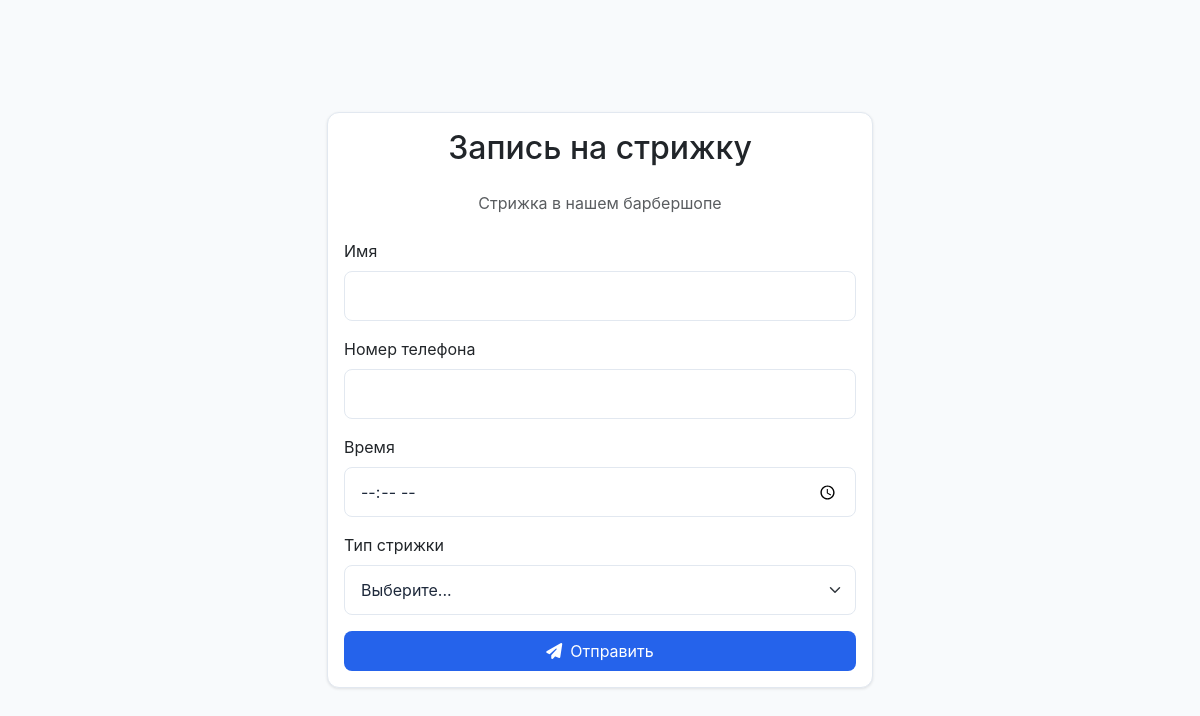
/forms/458b1595, run on the app's committed database.
### app.py (models this page shows)
class Form(db.Model):
    id = db.Column(db.Integer, primary_key=True)
    user_id = db.Column(db.Integer, db.ForeignKey('user.id'), nullable=False)
    name = db.Column(db.String(100), nullable=False)
    description = db.Column(db.Text)
    slug = db.Column(db.String(100), unique=True, nullable=False)
    created_at = db.Column(db.DateTime, default=datetime.utcnow)
    is_active = db.Column(db.Boolean, default=True)
    fields = db.relationship('FormField', backref='form', lazy=True, cascade='all, delete-orphan')
    submissions = db.relationship('FormSubmission', backref='form', lazy=True, cascade='all, delete-orphan')

class FormField(db.Model):
    id = db.Column(db.Integer, primary_key=True)
    form_id = db.Column(db.Integer, db.ForeignKey('form.id'), nullable=False)
    name = db.Column(db.String(100), nullable=False)
    field_type = db.Column(db.String(20), nullable=False)  # text, email, tel, date, time, select
    required = db.Column(db.Boolean, default=False)
    order = db.Column(db.Integer, default=0)
    options = db.Column(db.Text)  # Для select, хранит опции в формате JSON
    placeholder = db.Column(db.String(200))

### app.py (the view)
@app.route('/forms/<slug>')
def public_form(slug):
    form = Form.query.filter_by(slug=slug).first_or_404()
    if not form.is_active:
        abort(404)
    return render_template('forms/public_form.html', form=form)

### templates/forms/public_form.html (shortened to what this page needs)
{% extends "base.html" %}
{% block auth_content %}
<div class="min-vh-100 d-flex align-items-center justify-content-center py-5"
     style="background-color: var(--bg-main);">
    <div class="container">
        <div class="row justify-content-center">
            <div class="col-md-8 col-lg-6">
                <div class="card">
                    <div class="card-body">
                        <h2 class="text-center mb-4">{{ form.name }}</h2>
                        {% if form.description %}
                        <p class="text-muted text-center mb-4">{{ form.description }}</p>
                        {% endif %}
                        <form method="POST" action="{{ url_for('submit_form', slug=form.slug) }}">
                            {% for field in form.fields %}
                            <div class="mb-3">
                                <label class="form-label">
                                    {{ field.name }}
                                </label>
                                {% if field.field_type == 'select' %}
                                <select name="field_{{ field.id }}" class="form-select"
                                        {% if field.required %}required{% endif %}>
                                    <option value="">Выберите...</option>
                                </select>
                                {% elif field.field_type == 'time' %}
                                <input type="{{ field.field_type }}" name="field_{{ field.id }}"
                                       class="form-control" placeholder="{{ field.placeholder }}"
                                       {% if field.required %}required{% endif %}>
                                {% elif field.field_type == 'date' %}
                                <input type="{{ field.field_type }}" name="field_{{ field.id }}"
                                       class="form-control" placeholder="{{ field.placeholder }}"
                                       {% if field.required %}required{% endif %}>
                                {% else %}
                                <input type="{{ field.field_type }}" name="field_{{ field.id }}"
                                       class="form-control" placeholder="{{ field.placeholder }}"
                                       {% if field.required %}required{% endif %}>
                                {% endif %}
                            </div>
                            {% endfor %}
                            <button type="submit" class="btn btn-primary w-100">
                                <i class="fas fa-paper-plane me-2"></i>Отправить
                            </button>
                        </form>
                    </div>
                </div>
            </div>
        </div>
    </div>
</div>
{% endblock %}

### templates/base.html (style rules this page uses)
:root { --primary-color: #2563eb; --primary-hover: #1d4ed8; --secondary-color: #64748b; --accent-color: #0ea5e9; --status-new: #2563eb; --status-progress: #eab308; --status-completed: #22c55e; --status-pending: #f97316; --bg-sidebar: #ffffff; --bg-main: #f8fafc; --bg-card: #ffffff; --text-primary: #1e293b; --text-secondary: #64748b; --text-light: #94a3b8; --border-color: #e2e8f0; --shadow-sm: 0 1px 3px rgba(0, 0, 0, 0.1); --shadow-md: 0 4px 6px rgba(0, 0, 0, 0.05); --sidebar-width: 250px; }
body { background-color: var(--bg-main); font-family: 'Inter', sans-serif; color: var(--text-primary); }
.card { background: var(--bg-card); border: 1px solid var(--border-color); border-radius: 12px; box-shadow: var(--shadow-sm); transition: transform 0.2s, box-shadow 0.2s; }
.btn-primary { background-color: var(--primary-color); border: none; padding: 0.5rem 1.5rem; border-radius: 8px; }
.form-control, .form-select { border: 1px solid var(--border-color); border-radius: 8px; padding: 0.75rem 1rem; color: var(--text-primary); }
.nav-link, .btn, .card { transition: all 0.2s ease-in-out; }

### data on the page
Form: name "Запись на стрижку", description "Стрижка в нашем барбершопе"
FormField: name "Имя"
FormField: name "Номер телефона"
FormField: name "Время"
FormField: name "Тип стрижки"
